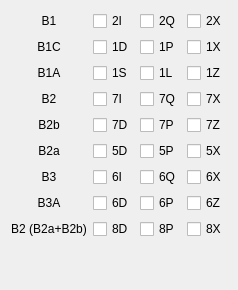
     <widget class="QWidget" name="tabBDS">
      <attribute name="title">
       <string>BDS</string>
      </attribute>
      <layout class="QGridLayout" name="gridLayout_4" columnstretch="0,1,1,1">
       <item row="5" column="1">
        <widget class="QCheckBox" name="C61">
         <property name="toolTip">
          <string>Data</string>
         </property>
         <property name="text">
          <string>7D</string>
         </property>
         <property name="checked">
          <bool>false</bool>
         </property>
        </widget>
       </item>
       <item row="2" column="2">
        <widget class="QCheckBox" name="C02">
         <property name="toolTip">
          <string>Pilot</string>
         </property>
         <property name="text">
          <string>1P</string>
         </property>
         <property name="checked">
          <bool>false</bool>
         </property>
        </widget>
       </item>
       <item row="9" column="2">
        <widget class="QCheckBox" name="C65">
         <property name="toolTip">
          <string>Pilot</string>
         </property>
         <property name="text">
          <string>8P</string>
         </property>
         <property name="checked">
          <bool>false</bool>
         </property>
        </widget>
       </item>
       <item row="1" column="1">
        <widget class="QCheckBox" name="C40">
         <property name="toolTip">
          <string>I (B1I signal)</string>
         </property>
         <property name="text">
          <string>2I</string>
         </property>
         <property name="checked">
          <bool>false</bool>
         </property>
        </widget>
       </item>
       <item row="6" column="0">
        <widget class="QLabel" name="BDS_B2a">
         <property name="text">
          <string>B2a</string>
         </property>
         <property name="alignment">
          <set>Qt::AlignmentFlag::AlignCenter</set>
         </property>
        </widget>
       </item>
       <item row="8" column="0">
        <widget class="QLabel" name="BDS_B3A">
         <property name="text">
          <string>B3A</string>
         </property>
         <property name="alignment">
          <set>Qt::AlignmentFlag::AlignCenter</set>
         </property>
        </widget>
       </item>
       <item row="8" column="1">
        <widget class="QCheckBox" name="C69">
         <property name="toolTip">
          <string>D</string>
         </property>
         <property name="text">
          <string>6D</string>
         </property>
         <property name="checked">
          <bool>false</bool>
         </property>
        </widget>
       </item>
       <item row="8" column="2">
        <widget class="QCheckBox" name="C70">
         <property name="toolTip">
          <string>P</string>
         </property>
         <property name="text">
          <string>6P</string>
         </property>
         <property name="checked">
          <bool>false</bool>
         </property>
        </widget>
       </item>
       <item row="8" column="3">
        <widget class="QCheckBox" name="C35">
         <property name="toolTip">
          <string>D+P</string>
         </property>
         <property name="text">
          <string>6Z</string>
         </property>
         <property name="checked">
          <bool>false</bool>
         </property>
        </widget>
       </item>
       <item row="9" column="0">
        <widget class="QLabel" name="BDS_B2ab">
         <property name="text">
          <string>B2 (B2a+B2b)</string>
         </property>
         <property name="alignment">
          <set>Qt::AlignmentFlag::AlignCenter</set>
         </property>
        </widget>
       </item>
       <item row="7" column="2">
        <widget class="QCheckBox" name="C43">
         <property name="toolTip">
          <string>Q</string>
         </property>
         <property name="text">
          <string>6Q</string>
         </property>
         <property name="checked">
          <bool>false</bool>
         </property>
        </widget>
       </item>
       <item row="2" column="0">
        <widget class="QLabel" name="BDS_B1C">
         <property name="text">
          <string>B1C</string>
         </property>
         <property name="alignment">
          <set>Qt::AlignmentFlag::AlignCenter</set>
         </property>
        </widget>
       </item>
       <item row="4" column="1">
        <widget class="QCheckBox" name="C27">
         <property name="toolTip">
          <string>I (B2I signal)</string>
         </property>
         <property name="text">
          <string>7I</string>
         </property>
         <property name="checked">
          <bool>false</bool>
         </property>
        </widget>
       </item>
       <item row="5" column="2">
        <widget class="QCheckBox" name="C62">
         <property name="toolTip">
          <string>Pilot</string>
         </property>
         <property name="text">
          <string>7P</string>
         </property>
         <property name="checked">
          <bool>false</bool>
         </property>
        </widget>
       </item>
       <item row="6" column="3">
        <widget class="QCheckBox" name="C26">
         <property name="toolTip">
          <string>Data+Pilot</string>
         </property>
         <property name="text">
          <string>5X</string>
         </property>
         <property name="checked">
          <bool>false</bool>
         </property>
        </widget>
       </item>
       <item row="7" column="3">
        <widget class="QCheckBox" name="C33">
         <property name="toolTip">
          <string>I+Q</string>
         </property>
         <property name="text">
          <string>6X</string>
         </property>
         <property name="checked">
          <bool>false</bool>
         </property>
        </widget>
       </item>
       <item row="3" column="0">
        <widget class="QLabel" name="BDS_B1A">
         <property name="text">
          <string>B1A</string>
         </property>
         <property name="alignment">
          <set>Qt::AlignmentFlag::AlignCenter</set>
         </property>
        </widget>
       </item>
       <item row="4" column="0">
        <widget class="QLabel" name="BDS_B2">
         <property name="text">
          <string>B2</string>
         </property>
         <property name="alignment">
          <set>Qt::AlignmentFlag::AlignCenter</set>
         </property>
        </widget>
       </item>
       <item row="4" column="2">
        <widget class="QCheckBox" name="C28">
         <property name="toolTip">
          <string>Q</string>
         </property>
         <property name="text">
          <string>7Q</string>
         </property>
         <property name="checked">
          <bool>false</bool>
         </property>
        </widget>
       </item>
       <item row="10" column="0">
        <spacer name="verticalSpacer_5">
         <property name="orientation">
          <enum>Qt::Orientation::Vertical</enum>
         </property>
         <property name="sizeHint" stdset="0">
          <size>
           <width>20</width>
           <height>40</height>
          </size>
         </property>
        </spacer>
       </item>
       <item row="3" column="3">
        <widget class="QCheckBox" name="C13">
         <property name="toolTip">
          <string>Data+Pilot</string>
         </property>
         <property name="text">
          <string>1Z</string>
         </property>
        </widget>
       </item>
       <item row="2" column="3">
        <widget class="QCheckBox" name="C12">
         <property name="toolTip">
          <string>Data+Pilot</string>
         </property>
         <property name="text">
          <string>1X</string>
         </property>
         <property name="checked">
          <bool>false</bool>
         </property>
        </widget>
       </item>
       <item row="1" column="3">
        <widget class="QCheckBox" name="C18">
         <property name="toolTip">
          <string>I+Q</string>
         </property>
         <property name="text">
          <string>2X</string>
         </property>
         <property name="checked">
          <bool>false</bool>
         </property>
        </widget>
       </item>
       <item row="1" column="0">
        <widget class="QLabel" name="BDS_B1">
         <property name="text">
          <string>B1</string>
         </property>
         <property name="alignment">
          <set>Qt::AlignmentFlag::AlignCenter</set>
         </property>
        </widget>
       </item>
       <item row="2" column="1">
        <widget class="QCheckBox" name="C56">
         <property name="toolTip">
          <string>Data</string>
         </property>
         <property name="text">
          <string>1D</string>
         </property>
         <property name="checked">
          <bool>false</bool>
         </property>
        </widget>
       </item>
       <item row="7" column="0">
        <widget class="QLabel" name="BDS_B3">
         <property name="text">
          <string>B3</string>
         </property>
         <property name="alignment">
          <set>Qt::AlignmentFlag::AlignCenter</set>
         </property>
        </widget>
       </item>
       <item row="5" column="0">
        <widget class="QLabel" name="BDS_B2b">
         <property name="text">
          <string>B2b</string>
         </property>
         <property name="alignment">
          <set>Qt::AlignmentFlag::AlignCenter</set>
         </property>
        </widget>
       </item>
       <item row="7" column="1">
        <widget class="QCheckBox" name="C42">
         <property name="toolTip">
          <string>I</string>
         </property>
         <property name="text">
          <string>6I</string>
         </property>
         <property name="checked">
          <bool>false</bool>
         </property>
        </widget>
       </item>
       <item row="1" column="2">
        <widget class="QCheckBox" name="C41">
         <property name="toolTip">
          <string>Q</string>
         </property>
         <property name="text">
          <string>2Q</string>
         </property>
         <property name="checked">
          <bool>false</bool>
         </property>
        </widget>
       </item>
       <item row="3" column="2">
        <widget class="QCheckBox" name="C09">
         <property name="toolTip">
          <string>Pilot</string>
         </property>
         <property name="text">
          <string>1L</string>
         </property>
        </widget>
       </item>
       <item row="5" column="3">
        <widget class="QCheckBox" name="C63">
         <property name="toolTip">
          <string>Data+Pilot</string>
         </property>
         <property name="text">
          <string>7Z</string>
         </property>
         <property name="checked">
          <bool>false</bool>
         </property>
        </widget>
       </item>
       <item row="9" column="3">
        <widget class="QCheckBox" name="C39">
         <property name="toolTip">
          <string>Data+Pilot</string>
         </property>
         <property name="text">
          <string>8X</string>
         </property>
         <property name="checked">
          <bool>false</bool>
         </property>
        </widget>
       </item>
       <item row="6" column="2">
        <widget class="QCheckBox" name="C58">
         <property name="toolTip">
          <string>Pilot</string>
         </property>
         <property name="text">
          <string>5P</string>
         </property>
         <property name="checked">
          <bool>false</bool>
         </property>
        </widget>
       </item>
       <item row="6" column="1">
        <widget class="QCheckBox" name="C57">
         <property name="toolTip">
          <string>Data</string>
         </property>
         <property name="text">
          <string>5D</string>
         </property>
         <property name="checked">
          <bool>false</bool>
         </property>
        </widget>
       </item>
       <item row="9" column="1">
        <widget class="QCheckBox" name="C64">
         <property name="toolTip">
          <string>Data</string>
         </property>
         <property name="text">
          <string>8D</string>
         </property>
         <property name="checked">
          <bool>false</bool>
         </property>
        </widget>
       </item>
       <item row="3" column="1">
        <widget class="QCheckBox" name="C08">
         <property name="toolTip">
          <string>Data</string>
         </property>
         <property name="text">
          <string>1S</string>
         </property>
        </widget>
       </item>
       <item row="4" column="3">
        <widget class="QCheckBox" name="C29">
         <property name="toolTip">
          <string>I+Q</string>
         </property>
         <property name="text">
          <string>7X</string>
         </property>
         <property name="checked">
          <bool>false</bool>
         </property>
        </widget>
       </item>
      </layout>
     </widget>
